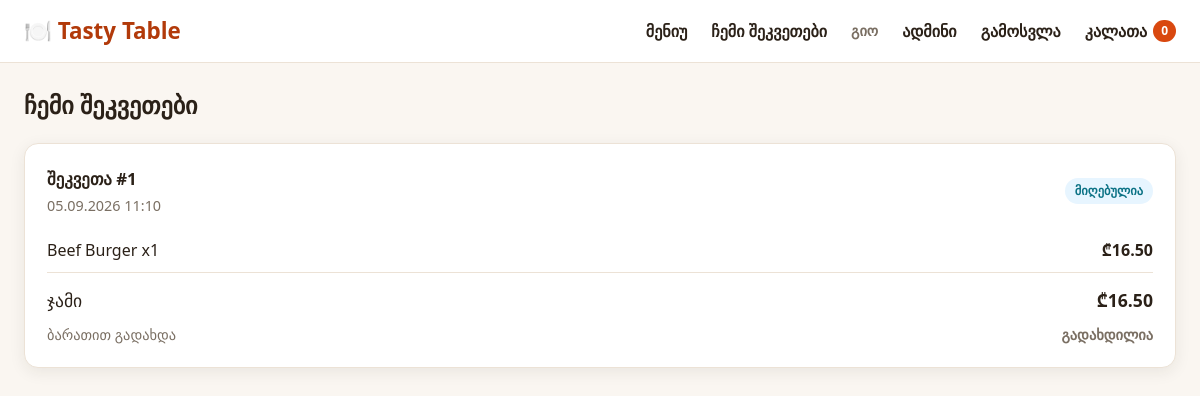
/orders/ (signed in), run on the app's committed database.
### menu/models.py (models this page shows, shortened)
class Order(models.Model):
    class Status(models.TextChoices):
        PENDING = 'pending', 'მიღებულია'
        PREPARING = 'preparing', 'მზადდება'
        ON_THE_WAY = 'on_the_way', 'გზაშია'
        DELIVERED = 'delivered', 'ჩაბარებულია'
        CANCELLED = 'cancelled', 'გაუქმებულია'
    class PaymentMethod(models.TextChoices):
        CASH = 'cash', 'ნაღდი ანგარიშსწორება'
        CARD = 'card', 'ბარათით გადახდა'
    class PaymentStatus(models.TextChoices):
        PENDING = 'pending', 'გადახდა მოლოდინშია'
        PAID = 'paid', 'გადახდილია'
    user = models.ForeignKey(settings.AUTH_USER_MODEL, on_delete=models.CASCADE, related_name='orders')
    full_name = models.CharField('სახელი და გვარი', max_length=180)
    phone = models.CharField('ტელეფონი', max_length=30)
    address = models.CharField('მისამართი', max_length=255)
    note = models.TextField('შენიშვნა', blank=True)
    status = models.CharField('სტატუსი', max_length=20, choices=Status.choices, default=Status.PENDING)
    payment_method = models.CharField(
        'გადახდის მეთოდი',
        max_length=20,
        choices=PaymentMethod.choices,
        default=PaymentMethod.CASH,
    )
    payment_status = models.CharField(
        'გადახდის სტატუსი',
        max_length=20,
        choices=PaymentStatus.choices,
        default=PaymentStatus.PENDING,
    )
    total_price = models.DecimalField('ჯამი', max_digits=8, decimal_places=2)
    created_at = models.DateTimeField('შექმნის დრო', auto_now_add=True)
    updated_at = models.DateTimeField('განახლების დრო', auto_now=True)
    class Meta:
        verbose_name = 'შეკვეთა'
        verbose_name_plural = 'შეკვეთები'
        ordering = ['-created_at']

class OrderItem(models.Model):
    order = models.ForeignKey(Order, on_delete=models.CASCADE, related_name='items')
    dish = models.ForeignKey(Dish, on_delete=models.SET_NULL, blank=True, null=True, related_name='order_items')
    dish_name = models.CharField('კერძი', max_length=150)
    unit_price = models.DecimalField('ერთეულის ფასი', max_digits=6, decimal_places=2)
    quantity = models.PositiveIntegerField('რაოდენობა')
    total_price = models.DecimalField('ჯამი', max_digits=8, decimal_places=2)
    class Meta:
        verbose_name = 'შეკვეთის კერძი'
        verbose_name_plural = 'შეკვეთის კერძები'

### menu/views.py (the view)
# urls.py: path('orders/', views.my_orders, name='my_orders'),
@login_required
def my_orders(request):
    orders = request.user.orders.prefetch_related('items')
    context = {
        'orders': orders,
        'cart_count': len(Cart(request)),
    }
    return render(request, 'menu/my_orders.html', context)

### menu/cart.py (called while the page is built)
    def __len__(self):
        return sum(self.cart.values())

### menu/templates/menu/my_orders.html (shortened to what this page needs)
{% extends 'menu/base.html' %}
{% block content %}
<section class="orders-page">
    <h1>ჩემი შეკვეთები</h1>
    {% if orders %}
        <div class="orders-list">
            {% for order in orders %}
                <article class="order-card">
                    <div class="order-head">
                        <div>
                            <h2>შეკვეთა #{{ order.id }}</h2>
                            <p>{{ order.created_at|date:"d.m.Y H:i" }}</p>
                        </div>
                        <span class="status-pill">{{ order.get_status_display }}</span>
                    </div>
                    <div class="order-items">
                        {% for item in order.items.all %}
                            <div class="summary-row">
                                <span>{{ item.dish_name }} x{{ item.quantity }}</span>
                                <strong>₾{{ item.total_price }}</strong>
                            </div>
                        {% endfor %}
                    </div>
                    <div class="summary-total">
                        <span>ჯამი</span>
                        <strong>₾{{ order.total_price }}</strong>
                    </div>
                    <div class="payment-meta">
                        <span>{{ order.get_payment_method_display }}</span>
                        <strong>{{ order.get_payment_status_display }}</strong>
                    </div>
                </article>
            {% endfor %}
        </div>
    {% else %}
        <div class="empty-cart">
            <p>შეკვეთები ჯერ არ გაქვთ.</p>
            <a href="{% url 'dish_list' %}" class="btn btn-primary">მენიუს ნახვა</a>
        </div>
    {% endif %}
</section>
{% endblock %}

### menu/templates/menu/base.html (shortened to what this page needs)
{% load static %}
<!DOCTYPE html>
<html lang="ka">
<head>
    <link rel="stylesheet" href="{% static 'menu/css/style.css' %}?v=4">
</head>
<body>
    <header class="topbar">
        <div class="topbar-inner">
            <a href="{% url 'dish_list' %}" class="brand">🍽️ Tasty&nbsp;Table</a>
            <nav class="nav-links">
                <a href="{% url 'dish_list' %}">მენიუ</a>
                {% if user.is_authenticated %}
                    <a href="{% url 'my_orders' %}">ჩემი შეკვეთები</a>
                    <span class="user-name">{{ user.username }}</span>
                    {% if user.is_staff %}
                        <a href="{% url 'admin:index' %}">ადმინი</a>
                    {% endif %}
                    <form method="post" action="{% url 'logout' %}" class="logout-form">
                        <button type="submit" class="nav-button">გამოსვლა</button>
                    </form>
                {% else %}
                    <a href="{% url 'login' %}">შესვლა</a>
                    <a href="{% url 'register' %}">რეგისტრაცია</a>
                {% endif %}
                <a href="{% url 'cart_detail' %}" class="cart-link">
                    კალათა
                    <span class="cart-badge">{{ cart_count }}</span>
                </a>
            </nav>
        </div>
    </header>
    <main class="page">
        {% block content %}{% endblock %}
    </main>
</body>
</html>

### menu/static/menu/css/style.css (style rules this page uses)
:root { --color-primary: #d9480f; --color-primary-dark: #b23a0a; --color-bg: #faf6f1; --color-surface: #ffffff; --color-text: #2b2118; --color-muted: #7a6f63; --color-border: #ece2d6; --color-veg: #2f9e44; --color-walnut: #8a5a2b; --radius: 14px; --shadow: 0 4px 16px rgba(43, 33, 24, 0.08); }
* { box-sizing: border-box; }
body { margin: 0; font-family: 'Segoe UI', 'Helvetica Neue', Arial, sans-serif; background: var(--color-bg); color: var(--color-text); line-height: 1.5; }
a { color: inherit; text-decoration: none; }
.topbar { background: var(--color-surface); border-bottom: 1px solid var(--color-border); position: sticky; top: 0; z-index: 10; }
.topbar-inner { max-width: 1200px; margin: 0 auto; display: flex; align-items: center; justify-content: space-between; padding: 14px 24px; }
.brand { font-size: 1.4rem; font-weight: 700; color: var(--color-primary-dark); }
.nav-links { display: flex; align-items: center; gap: 24px; font-weight: 600; }
.user-name { color: var(--color-muted); font-size: 0.9rem; }
.logout-form { margin: 0; }
.nav-button { background: none; border: 0; color: var(--color-text); cursor: pointer; font: inherit; font-weight: 600; padding: 0; }
.cart-link { position: relative; display: inline-flex; align-items: center; gap: 6px; }
.cart-badge { background: var(--color-primary); color: #fff; font-size: 0.75rem; font-weight: 700; padding: 2px 8px; border-radius: 999px; min-width: 20px; text-align: center; }
.page { max-width: 1200px; margin: 0 auto; padding: 24px; min-height: 70vh; }
.checkout-panel, .order-summary, .order-card { background: var(--color-surface); border: 1px solid var(--color-border); border-radius: var(--radius); box-shadow: var(--shadow); padding: 22px; }
.checkout-panel h1, .order-summary h2, .orders-page h1 { margin-top: 0; }
.summary-row, .summary-total, .order-head { display: flex; align-items: center; justify-content: space-between; gap: 14px; }
.summary-row { border-bottom: 1px solid var(--color-border); padding: 10px 0; }
.summary-total { padding-top: 14px; font-size: 1.1rem; }
.orders-list { display: grid; gap: 16px; }
.order-head h2 { margin: 0; font-size: 1.05rem; }
.order-head p { margin: 4px 0 0; color: var(--color-muted); font-size: 0.9rem; }
.status-pill { background: #e7f5ff; color: #0b7285; border-radius: 999px; padding: 4px 10px; font-size: 0.78rem; font-weight: 700; }
.order-items { margin-top: 12px; }
.payment-meta { display: flex; justify-content: space-between; gap: 14px; color: var(--color-muted); font-size: 0.9rem; padding-top: 10px; }

### data on the page
Order: id "1", created_at "05.09.2026 11:10", status "მიღებულია", total_price "16.50", payment_method "ბარათით გადახდა", payment_status "გადახდილია"
OrderItem: dish_name "Beef Burger", quantity "1", total_price "16.50"

### other printed values
{{ user.username }} "გიო"
{{ cart_count }} "0"
